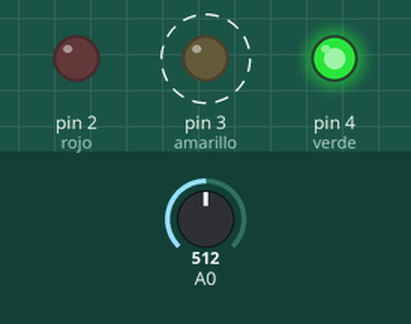
Simulated run of this sketch. Board: Arduino Uno, built with avr-gcc and run on an emulated ATmega328P. Shown: output pins drawn as LEDs (lit = HIGH). Dashed ring = blinking. The inputs (shaded band) are chosen by the test bench; at power-on: A0 = 512.

Above: at 5.8 s.
5.9 s: A0 set to 92
At 8.2 s:
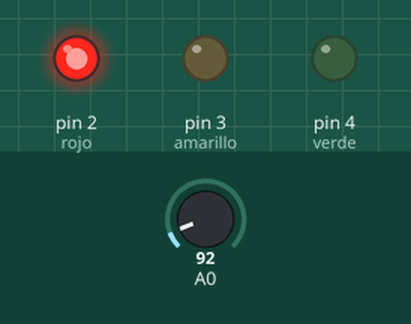
15.0 s: A0 set to 111
At 17.4 s:
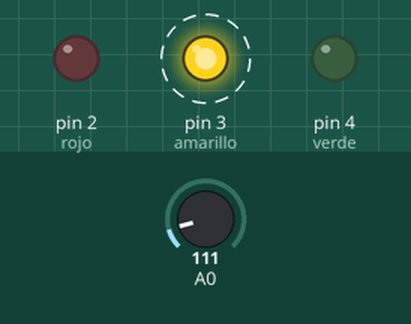
21.5 s: A0 set to 0
At 25.9 s:
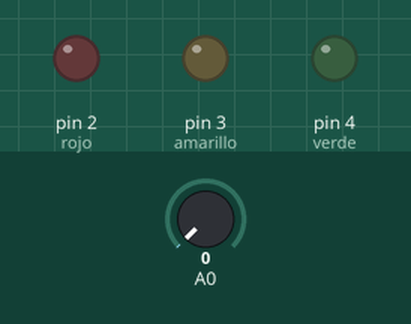
28.0 s: A0 set to 112
At 28.7 s:
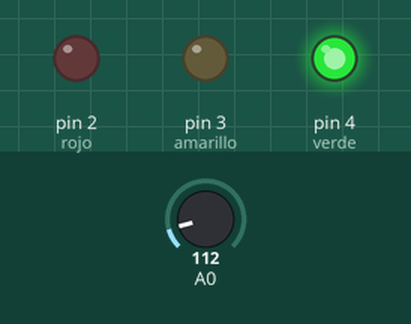
Timing chart, 0 to 35.5 s (numbered marks = the images above; inputs shaded):
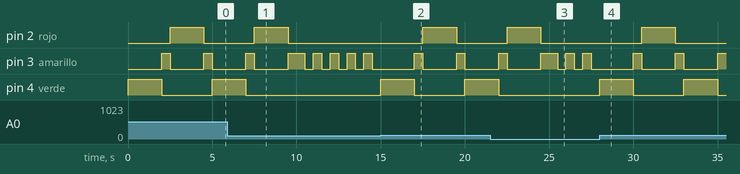

The sketch:

01semafoto.ino
```cpp
int rojo = 2;
int amarillo = 3;
int verde = 4;

void setup()
{
  pinMode(rojo, OUTPUT);
  pinMode(amarillo, OUTPUT);
  pinMode(verde, OUTPUT);
}

void loop()
{
  int luz = analogRead(A0);

  if(luz>102)//mientra sea de dia
  {
    digitalWrite(amarillo, LOW);
  	digitalWrite(verde, HIGH);
    delay(2000);
    digitalWrite(verde, LOW);
    digitalWrite(amarillo, HIGH);
    delay(500);
    digitalWrite(amarillo, LOW);
    digitalWrite(rojo, HIGH);
    delay(2000);
    digitalWrite(rojo, LOW);
    digitalWrite(amarillo, HIGH);
    delay(500);
  }else{ //de lo contrario seria de noche
  	digitalWrite(amarillo, HIGH);
    delay(500);
    digitalWrite(amarillo, LOW);
    delay(500);
  }
}
```

Measured:
- the behaviour switches between 102 and 103 on A0 (found by bisection; images 1 and 2)
- after the input at 5.9 s, pin 2 (rojo): goes on until 9.5 s, then stays LOW; pin 4 (verde): goes on until 7.0 s, then stays LOW
- after the input at 15.0 s, pin 2 (rojo): LOW → HIGH after 2.5 s, → LOW 2.0 s later; pin 3 (amarillo): alternates HIGH for 0.50 s and LOW for 2.0 s, starting after 2.0 s; pin 4 (verde): LOW → HIGH at once, → LOW 2.0 s later, → HIGH 3.0 s later
- after the input at 21.5 s, pin 2 (rojo): goes on until 24.5 s, then stays LOW; pin 4 (verde): goes on until 22.0 s, then stays LOW
- after the input at 28.0 s, pin 2 (rojo): LOW → HIGH after 2.5 s, → LOW 2.0 s later; pin 3 (amarillo): alternates HIGH for 0.50 s and LOW for 2.0 s, starting after 2.0 s; pin 4 (verde): alternates HIGH for 2.0 s and LOW for 3.0 s, starting at once
